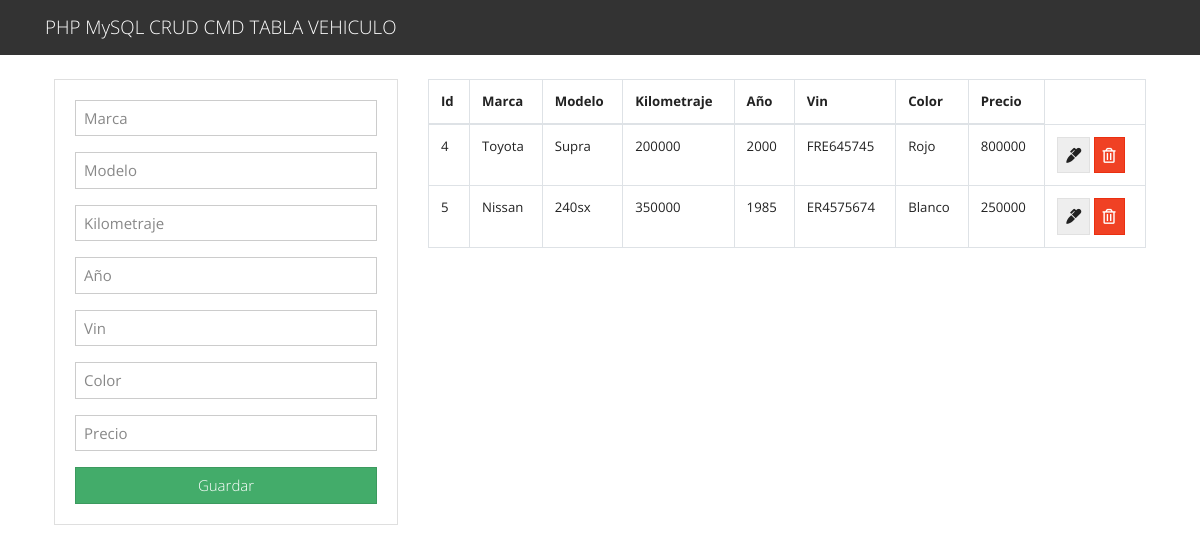
The page / on the database its author committed.
### tables this page shows
CREATE TABLE `vehiculo` (
  `idVehiculo` int(11) NOT NULL,
  `marca` varchar(50) NOT NULL,
  `modelo` varchar(50) NOT NULL,
  `kilometraje` varchar(50) NOT NULL,
  `anio` int(50) NOT NULL,
  `vin` varchar(50) NOT NULL,
  `color` varchar(50) NOT NULL,
  `precio` decimal(10,0) NOT NULL
);

### index.php (the view, shortened to what this page needs)
<?php include("db.php"); ?>
<?php include('includes/header.php'); ?>
<main class="container p-4">
  <div class="row">
    <div class="col-md-4">
      <div class="card card-body">
        <form action="save_task.php" method="POST">
          <div class="form-group">
            <input type="text" name="marca" class="form-control" placeholder="Marca" autofocus>
          </div>
          <div class="form-group">
            <input type="text" name="modelo" class="form-control" placeholder="Modelo" autofocus>
          </div>
          <div class="form-group">
            <input type="text" name="kilometraje" class="form-control" placeholder="Kilometraje" autofocus>
          </div>
          <div class="form-group">
            <input type="text" name="anio" class="form-control" placeholder="Año" autofocus>
          </div>
          <div class="form-group">
            <input type="text" name="vin" class="form-control" placeholder="Vin" autofocus>
          </div>
          <div class="form-group">
            <input type="text" name="color" class="form-control" placeholder="Color" autofocus>
          </div>
          <div class="form-group">
            <input type="text" name="precio" class="form-control" placeholder="Precio" autofocus>
          </div>
          <input type="submit" name="guardar" class="btn btn-success btn-block" value="Guardar">
        </form>
      </div>
    </div>
    <div class="col-md-8">
      <table class="table table-bordered">
        <thead>
          <tr>
            <th>Id</th>
            <th>Marca</th>
            <th>Modelo</th>
            <th>Kilometraje</th>
            <th>Año</th>
            <th>Vin</th>
            <th>Color</th>
            <th>Precio</th>
          </tr>
        </thead>
        <tbody>
          <?php
          $query = "SELECT * FROM vehiculo";
          $result_tasks = mysqli_query($conn, $query);
          while($row = mysqli_fetch_assoc($result_tasks)) { ?>
          <tr>
            <td><?php echo $row['idVehiculo']; ?></td>
            <td><?php echo $row['marca']; ?></td>
            <td><?php echo $row['modelo']; ?></td>
            <td><?php echo $row['kilometraje']; ?></td>
            <td><?php echo $row['anio']; ?></td>
            <td><?php echo $row['vin']; ?></td>
            <td><?php echo $row['color']; ?></td>
            <td><?php echo $row['precio']; ?></td>
            <td>
              <a href="edit.php?id=<?php echo $row['idVehiculo']?>" class="btn btn-secondary">
                <i class="fas fa-marker"></i>
              </a>
              <a href="delete_task.php?id=<?php echo $row['idVehiculo']?>" class="btn btn-danger">
                <i class="far fa-trash-alt"></i>
              </a>
            </td>
          </tr>
          <?php } ?>
        </tbody>
      </table>
    </div>
  </div>
</main>
<?php include('includes/footer.php'); ?>

### includes/header.php (shortened to what this page needs)
<!DOCTYPE html>
<html lang="en">
  <head>
    <link rel="stylesheet" href="https://bootswatch.com/4/yeti/bootstrap.min.css">
    <link rel="stylesheet" href="https://use.fontawesome.com/releases/v5.6.3/css/all.css">
  </head>
  <body>
    <nav class="navbar navbar-dark bg-dark">
      <div class="container">
        <a class="navbar-brand" href="index.php">PHP MySQL CRUD CMD TABLA VEHICULO</a>
      </div>
    </nav>

### includes/footer.php (shortened to what this page needs)
</body>
</html>

### rows shown on the page
vehiculo: idVehiculo "4", marca "Toyota", modelo "Supra", kilometraje "200000", anio "2000", vin "FRE645745", color "Rojo", precio "800000"
vehiculo: idVehiculo "5", marca "Nissan", modelo "240sx", kilometraje "350000", anio "1985", vin "ER4575674", color "Blanco", precio "250000"
